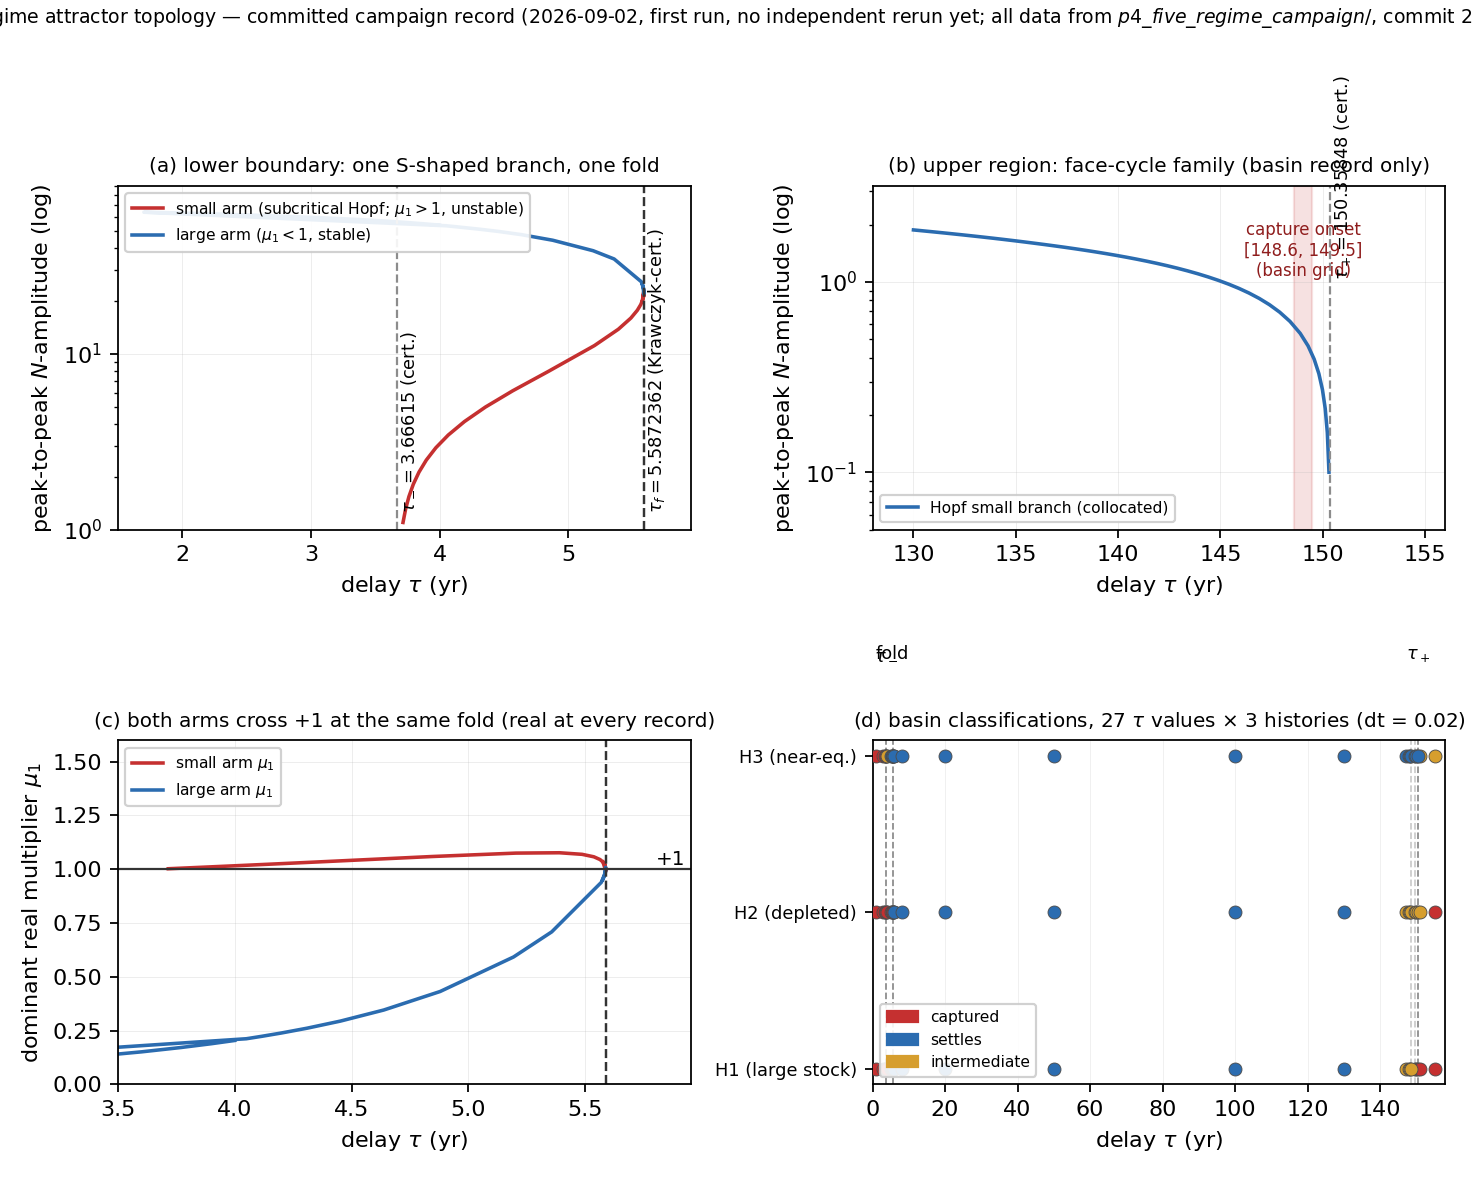

The Python source for this figure:
#!/usr/bin/env python3
"""figs_p4/fig2_five_regime_topology.py — five-regime topology figure for P4.

Drawn ONLY from the committed five-regime campaign records:
  research_program/validated_computations/p4_five_regime_campaign/
    p4_branch_small_lower.csv / p4_branch_large_lower.csv / p4_branch_small_upper.csv
    p4_basin_archive.csv / p4_campaign_results.json
(commit 295d4f4, executed 2026-09-02 under the pre-registered plan; first run,
no independent rerun yet). No inherited (legacy) number is drawn.

Panels: (a) lower S-branch; (b) upper region; (c) multiplier tracks; (d) basin grid.
"""
import pandas as pd
import numpy as np
import json
import matplotlib
matplotlib.use("Agg")
import matplotlib.pyplot as plt

BASE = "/home/user/arena agen1/repo_assets_mirror/p4_five_regime_campaign"
small_lower = pd.read_csv(f"{BASE}/p4_branch_small_lower.csv")
large_lower = pd.read_csv(f"{BASE}/p4_branch_large_lower.csv")
small_upper = pd.read_csv(f"{BASE}/p4_branch_small_upper.csv")
basin = pd.read_csv(f"{BASE}/p4_basin_archive.csv")
res = json.load(open(f"{BASE}/p4_campaign_results.json"))

TAU_MINUS = 3.6661490142741          # certified Hopf (lower), interval midpoint
TAU_PLUS = 150.3584773101415         # certified Hopf (upper), interval midpoint
FOLD = 5.5872361986901               # certified fold (m=64 MS; Krawczyk box)
CAP_LO, CAP_HI = 148.6, 149.5        # basin-grid capture onset bracket

fig, axs = plt.subplots(2, 2, figsize=(9.2, 7.4))
C = {"settles": "#2b6cb0", "captured": "#c53030", "intermediate": "#d69e2e"}

# ---- (a) lower S-branch ----
ax = axs[0, 0]
ax.plot(small_lower.tau, small_lower.N_ptp, color="#c53030", lw=1.6,
        label="small arm (subcritical Hopf; $\\mu_1>1$, unstable)")
ax.plot(large_lower.tau, large_lower.N_ptp, color="#2b6cb0", lw=1.6,
        label="large arm ($\\mu_1<1$, stable)")
ax.axvline(TAU_MINUS, color="0.55", ls="--", lw=1)
ax.text(TAU_MINUS + 0.02, 1.25, "$\\tau_-=3.66615$ (cert.)", fontsize=8, rotation=90, va="bottom")
ax.axvline(FOLD, color="0.2", ls="--", lw=1.1)
ax.text(FOLD + 0.015, 1.25, "$\\tau_f=5.5872362$ (Krawczyk-cert.)", fontsize=8, rotation=90, va="bottom")
ax.set_yscale("log")
ax.set_xlim(1.5, 5.95)
ax.set_ylim(1, 90)
ax.set_xlabel("delay $\\tau$ (yr)")
ax.set_ylabel("peak-to-peak $N$-amplitude (log)")
ax.set_title("(a) lower boundary: one S-shaped branch, one fold", fontsize=9)
ax.legend(fontsize=7, loc="upper left", framealpha=0.9)
ax.grid(alpha=0.25, lw=0.4)

# ---- (b) upper region ----
ax = axs[0, 1]
ax.plot(small_upper.tau, small_upper.N_ptp, color="#2b6cb0", lw=1.6,
        label="Hopf small branch (collocated)")
ax.axvspan(CAP_LO, CAP_HI, color="#c53030", alpha=0.14)
ax.text((CAP_LO + CAP_HI) / 2, 1.02, "capture onset\n[148.6, 149.5]\n(basin grid)", ha="center", va="bottom", fontsize=7.5, color="#8f1d1d")
ax.axvline(TAU_PLUS, color="0.55", ls="--", lw=1)
ax.text(TAU_PLUS + 0.12, 1.02, "$\\tau_+=150.35848$ (cert.)", fontsize=8, rotation=90, va="bottom")
ax.set_yscale("log")
ax.set_xlim(128, 156)
ax.set_ylim(0.05, 3.2)
ax.set_xlabel("delay $\\tau$ (yr)")
ax.set_ylabel("peak-to-peak $N$-amplitude (log)")
ax.set_title("(b) upper region: face-cycle family (basin record only)", fontsize=9)
ax.legend(fontsize=7, loc="lower left", framealpha=0.9)
ax.grid(alpha=0.25, lw=0.4)

# ---- (c) multiplier tracks ----
ax = axs[1, 0]
ax.plot(small_lower.tau, small_lower.mu1_re, color="#c53030", lw=1.6, label="small arm $\\mu_1$")
ax.plot(large_lower.tau, large_lower.mu1_re, color="#2b6cb0", lw=1.6, label="large arm $\\mu_1$")
ax.axhline(1.0, color="0.2", lw=1.0)
ax.text(5.80, 1.0, "+1", fontsize=9, va="bottom", ha="left")
ax.axvline(FOLD, color="0.2", ls="--", lw=1.1)
ax.set_xlim(3.5, 5.95)
ax.set_ylim(0.0, 1.6)
ax.set_xlabel("delay $\\tau$ (yr)")
ax.set_ylabel("dominant real multiplier $\\mu_1$")
ax.set_title("(c) both arms cross +1 at the same fold (real at every record)", fontsize=9)
ax.legend(fontsize=7, loc="upper left", framealpha=0.9)
ax.grid(alpha=0.25, lw=0.4)

# ---- (d) basin grid ----
ax = axs[1, 1]
hist = {"H1 (large stock)": 0, "H2 (depleted)": 1, "H3 (near-eq.)": 2}
hmap = {"H1": "H1 (large stock)", "H2": "H2 (depleted)", "H3": "H3 (near-eq.)"}
for h in ["H1", "H2", "H3"]:
    sub = basin[(basin.history == h) & (basin.dt == 0.02)]
    y = hist[hmap[h]]
    for cls, grp in sub.groupby("classification"):
        ax.scatter(grp.tau, [y] * len(grp), s=34, color=C[cls],
                   edgecolor="0.3", lw=0.4, zorder=3,
                   label=None if h != "H1" else cls)
for b, lab in [(TAU_MINUS, "$\\tau_-$"), (FOLD, "fold"), (CAP_LO, ""), (CAP_HI, ""), (TAU_PLUS, "$\\tau_+$")]:
    ax.axvline(b, color="0.55" if lab else "0.8", ls="--", lw=0.8)
    if lab:
        ax.text(b, 2.62, lab, fontsize=8, ha="center")
ax.set_yticks([0, 1, 2]); ax.set_yticklabels(list(hist.keys()), fontsize=8)
ax.set_xlim(0, 158)
ax.set_xlabel("delay $\\tau$ (yr)")
ax.set_title("(d) basin classifications, 27 $\\tau$ values $\\times$ 3 histories (dt = 0.02)", fontsize=9)
from matplotlib.patches import Patch
ax.legend(handles=[Patch(color=C[k], label=k) for k in ["captured", "settles", "intermediate"]],
          fontsize=7, loc="lower left", framealpha=0.9)
ax.grid(alpha=0.2, lw=0.4, axis="x")

fig.suptitle("Five-regime attractor topology — committed campaign record (2026-09-02, first run, "
             "no independent rerun yet; all data from $p4\\_five\\_regime\\_campaign/$, commit 295d4f4)",
             fontsize=8.5, y=0.995)
fig.tight_layout(rect=[0, 0, 1, 0.985])
out = "/home/user/arena agen1/figs_p4/fig2_five_regime_topology.png"
fig.savefig(out, dpi=160)
print("saved", out)
